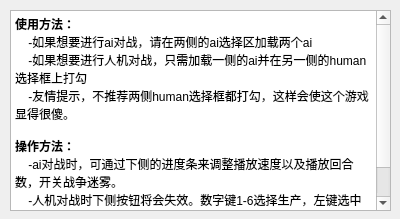
<?xml version="1.0" encoding="UTF-8"?>
<ui version="4.0">
 <class>HelpDialog</class>
 <widget class="QDialog" name="HelpDialog">
  <property name="geometry">
   <rect>
    <x>0</x>
    <y>0</y>
    <width>400</width>
    <height>219</height>
   </rect>
  </property>
  <property name="windowTitle">
   <string>Help</string>
  </property>
  <widget class="QTextBrowser" name="textBrowser">
   <property name="geometry">
    <rect>
     <x>10</x>
     <y>10</y>
     <width>381</width>
     <height>201</height>
    </rect>
   </property>
   <property name="html">
    <string>&lt;!DOCTYPE HTML PUBLIC &quot;-//W3C//DTD HTML 4.0//EN&quot; &quot;http://www.w3.org/TR/REC-html40/strict.dtd&quot;&gt;
&lt;html&gt;&lt;head&gt;&lt;meta name=&quot;qrichtext&quot; content=&quot;1&quot; /&gt;&lt;style type=&quot;text/css&quot;&gt;
p, li { white-space: pre-wrap; }
&lt;/style&gt;&lt;/head&gt;&lt;body style=&quot; font-family:'SimSun'; font-size:9pt; font-weight:400; font-style:normal;&quot;&gt;
&lt;p style=&quot; margin-top:0px; margin-bottom:0px; margin-left:0px; margin-right:0px; -qt-block-indent:0; text-indent:0px;&quot;&gt;&lt;span style=&quot; font-weight:600;&quot;&gt;使用方法：&lt;/span&gt;&lt;/p&gt;
&lt;p style=&quot; margin-top:0px; margin-bottom:0px; margin-left:0px; margin-right:0px; -qt-block-indent:0; text-indent:0px;&quot;&gt;    -如果想要进行ai对战，请在两侧的ai选择区加载两个ai&lt;/p&gt;
&lt;p style=&quot; margin-top:0px; margin-bottom:0px; margin-left:0px; margin-right:0px; -qt-block-indent:0; text-indent:0px;&quot;&gt;    -如果想要进行人机对战，只需加载一侧的ai并在另一侧的human选择框上打勾&lt;/p&gt;
&lt;p style=&quot; margin-top:0px; margin-bottom:0px; margin-left:0px; margin-right:0px; -qt-block-indent:0; text-indent:0px;&quot;&gt;    -友情提示，不推荐两侧human选择框都打勾，这样会使这个游戏显得很傻。&lt;/p&gt;
&lt;p style=&quot;-qt-paragraph-type:empty; margin-top:0px; margin-bottom:0px; margin-left:0px; margin-right:0px; -qt-block-indent:0; text-indent:0px;&quot;&gt;&lt;br /&gt;&lt;/p&gt;
&lt;p style=&quot; margin-top:0px; margin-bottom:0px; margin-left:0px; margin-right:0px; -qt-block-indent:0; text-indent:0px;&quot;&gt;&lt;span style=&quot; font-weight:600;&quot;&gt;操作方法：&lt;/span&gt;&lt;/p&gt;
&lt;p style=&quot; margin-top:0px; margin-bottom:0px; margin-left:0px; margin-right:0px; -qt-block-indent:0; text-indent:0px;&quot;&gt;    -ai对战时，可通过下侧的进度条来调整播放速度以及播放回合数，开关战争迷雾。&lt;/p&gt;
&lt;p style=&quot; margin-top:0px; margin-bottom:0px; margin-left:0px; margin-right:0px; -qt-block-indent:0; text-indent:0px;&quot;&gt;    -人机对战时下侧按钮将会失效。数字键1-6选择生产，左键选中单位后，a/s/m/f+左键对应攻击/补给/移动/修理，右键点击可以进行攻击/移动。&lt;/p&gt;&lt;/body&gt;&lt;/html&gt;</string>
   </property>
  </widget>
 </widget>
 <resources/>
 <connections/>
</ui>
